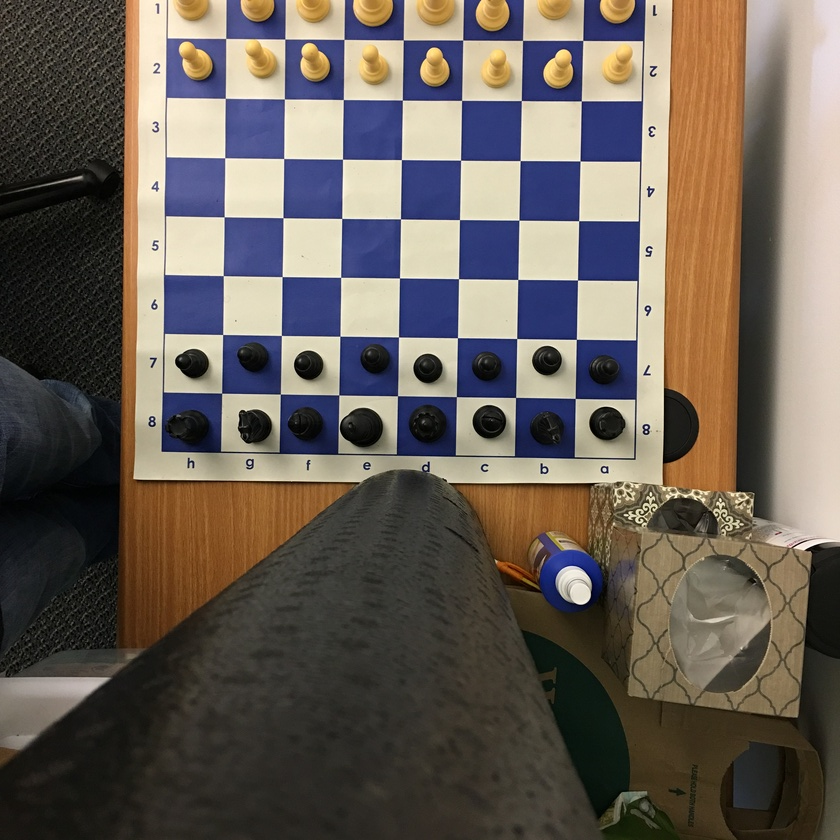
#> input picture Python_OpenCV/IMG_0130.JPG, 840 x 840 px, shrunk from 3024 x 3024 before the run, found by its file name
$ python Image_Diff_Detection_Before.py   (Python 2 division)
#> lines starting #> are read from the running program, lines starting #| are printed output that depends on the picture
import cv2
import numpy as np

image1 = cv2.imread("IMG_0130.jpg")#first image
#> image1 is the input picture: shape (840, 840, 3); mean B, G, R 87, 95.5, 104.8
image2 = cv2.imread("IMG_0131.jpg")#second image
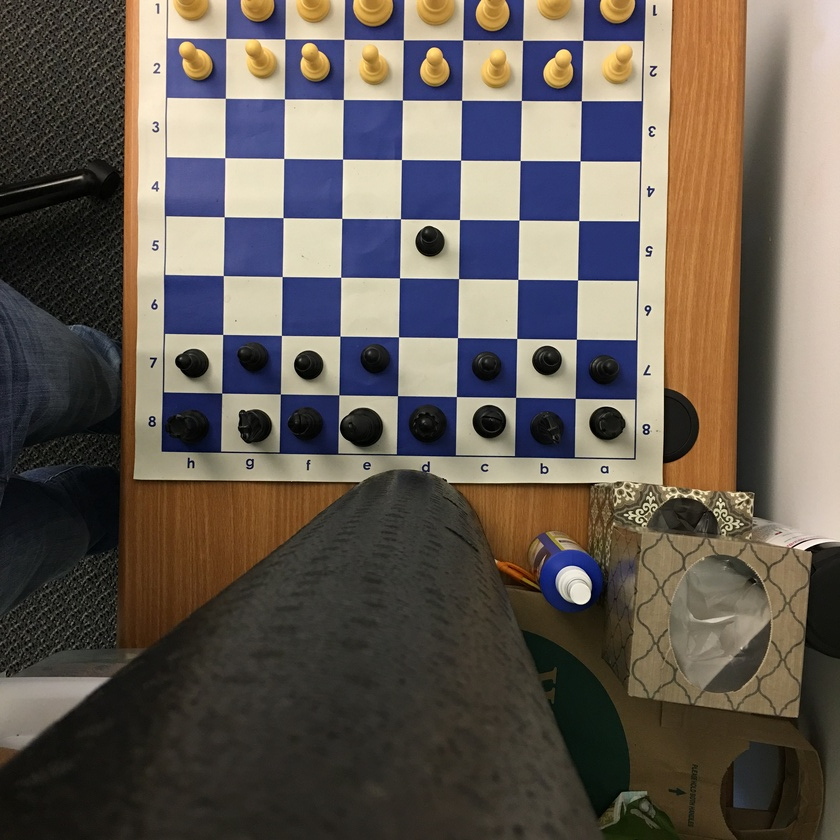
#> input picture Python_OpenCV/IMG_0131.JPG, 840 x 840 px, shrunk from 3024 x 3024 before the run, found by its file name
#> image2 is the input picture: shape (840, 840, 3); mean B, G, R 83.4, 92.1, 101

difference = cv2.subtract(image1, image2)
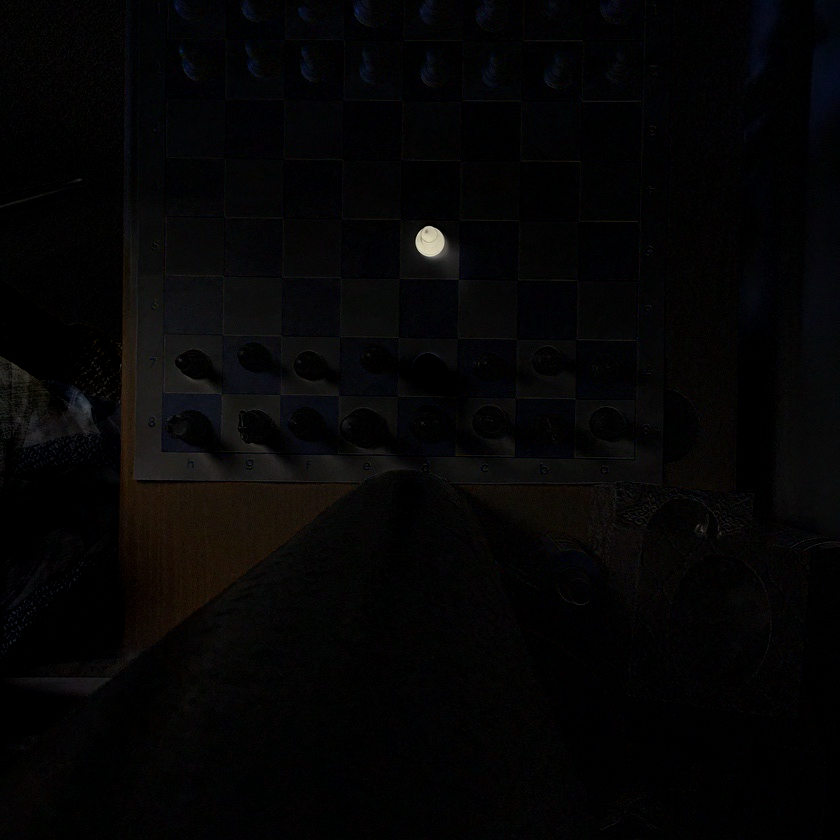
#> difference: shape (840, 840, 3); mean B, G, R 5, 4.8, 5.1

result = not np.any(difference) #if difference is all zeroes it will return False
#> result = False


if result is True:
		print "The images are the same"
else:
	cv2.imwrite("before.jpg", difference)
	print "the images are different"
